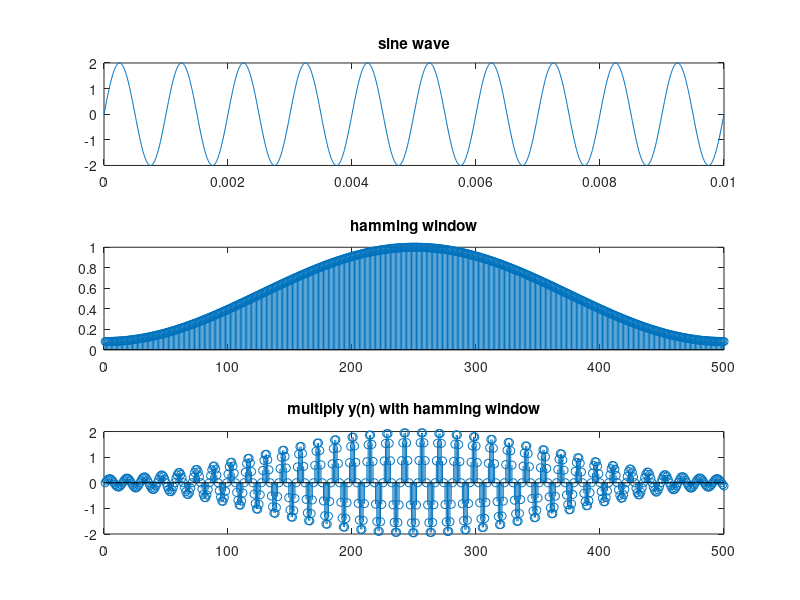

Write the MATLAB code that produced this figure.
amplitude = 2;
f=1000;
t=0:.00001:0.01;
y= amplitude*sin(2*pi*f*t);
subplot(3,1,1);
plot(t,y);
title('sine wave')
N=500;
n=0:N-1;
fs=14*f;
y= amplitude*sin(2*pi*(f/fs)*n);
ham=.54-.46*cos((2*pi*n)/(N-1))
subplot(3,1,2);
stem(ham);
title('hamming window');
hamy=ham.*y;
subplot(3,1,3);
stem(hamy);
title('multiply y(n) with hamming window');